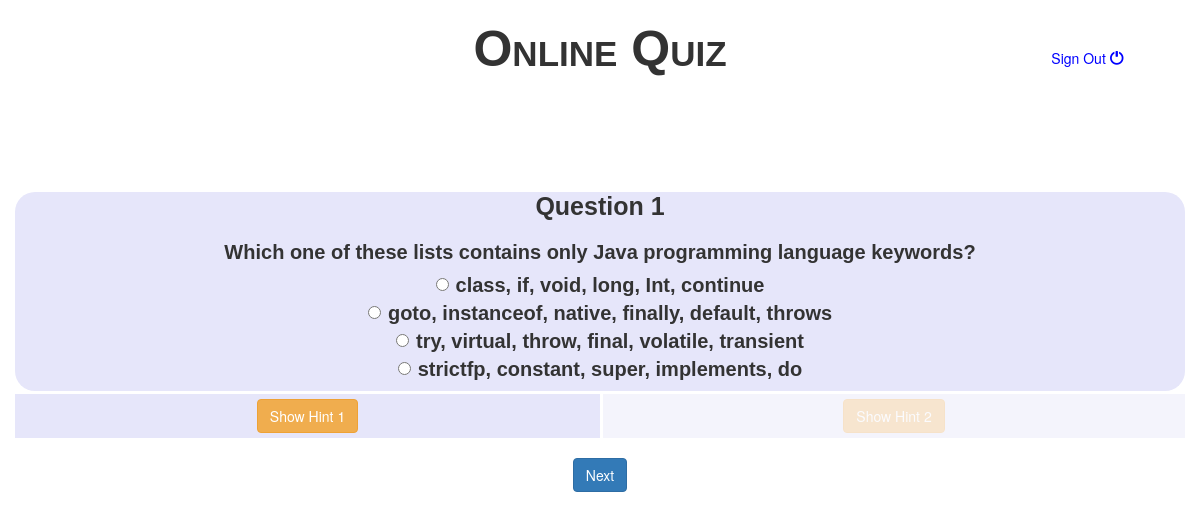
The app's page /hint1.php, older data.
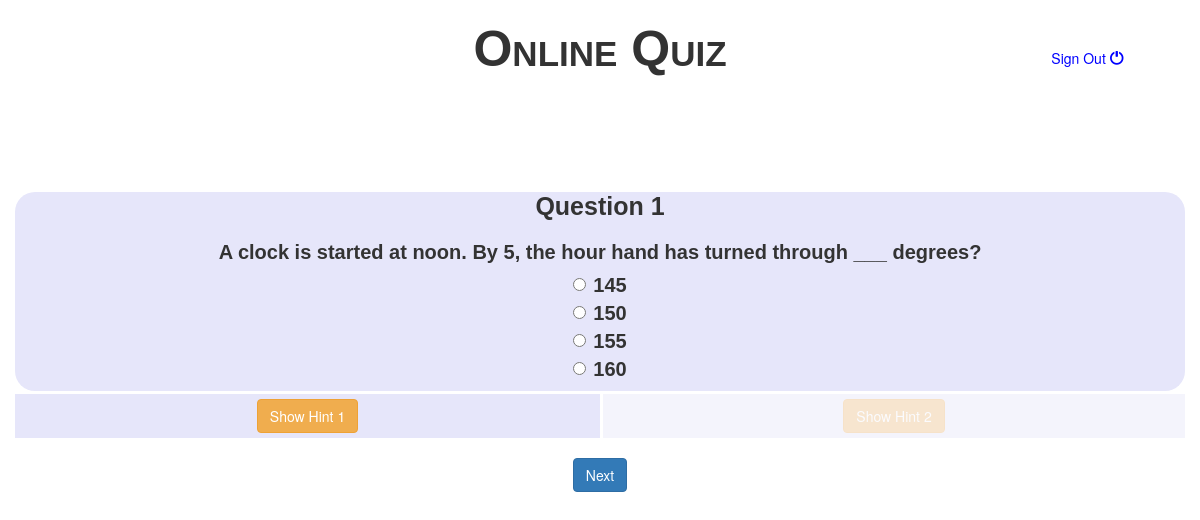
The same page, newer data.
### tables this page shows
CREATE TABLE `question_tbl` (
  `q_id` int(11) unsigned NOT NULL AUTO_INCREMENT,
  `q_desc` varchar(500) NOT NULL DEFAULT '',
  PRIMARY KEY (`q_id`)
);

CREATE TABLE `option_tbl` (
  `o_id` int(11) unsigned NOT NULL AUTO_INCREMENT,
  `o_desc` varchar(500) DEFAULT NULL,
  PRIMARY KEY (`o_id`)
);

### hint1.php (the view, shortened to what this page needs)
<!DOCTYPE html>
<html>
  <head>
    <link rel="stylesheet" href="http://maxcdn.bootstrapcdn.com/bootstrap/3.2.0/css/bootstrap.min.css">
    <link rel="stylesheet" href="local_style_sheet.css">
  </head>
  <body>
    <?php
      include 'config.php';
      $con=mysqli_connect(DB_SERVER,DB_USER,DB_PASSWORD,DB_NAME);
      if(isset($_POST['next']))
      {
         if($_POST['answer']==$_POST['radios'])
         {
            $db_q_score=1;
            if(!isset($_SESSION['score']))
            {
               $_SESSION['score'] = 1;
            }
            else
            {
               $_SESSION['score']++;
            }
         }
         else
         {
            $db_q_score=0;
         }
         $db_q_id = $_POST['qt_no'];
         $db_time_q_sec = $_POST['time_question'];
         $db_time_hint1_sec = $_POST['time_hint1'];
         $db_time_hint2_sec = $_POST['time_hint2'];
         $db_s_id = $_SESSION['s_id'];
         $question_series_number = $_SESSION['questions_answered'];
         $result = mysqli_query($con,"INSERT INTO metrics_tbl VALUES ($db_s_id, $db_q_id, 1, $db_q_score, '$db_time_q_sec', '$db_time_hint1_sec', '$db_time_hint2_sec', $question_series_number);");
         if(! $result )
         {
            die('Could not update data in metric_tbl. ' . mysql_error());
         }
         if($_SESSION['questions_answered']==$quantity)
         {
           mysqli_close();
           header('Location: /hint/user_demographic.php');
         }
         $q_no = $_SESSION['question_array'][$_SESSION['questions_answered']];
         $result = mysqli_query($con,"SELECT * from question_tbl where q_id=$q_no;");
         if(! $result )
         {
            die('Could not retrieve further questions ' . mysql_error());
         }
         $row = mysqli_fetch_array($result);
      }
      else
      {
         $result = mysqli_query($con,"SELECT q_id from question_tbl;");
         $numbers = array();
         while($row=mysqli_fetch_array($result))
         {
            $numbers[]=$row['q_id'];
         }
         $q_no = $_SESSION['question_array'][$_SESSION['questions_answered']];
         $result = mysqli_query($con,"SELECT q_desc from question_tbl where q_id = $q_no;");
         $row = mysqli_fetch_array($result);
      }
    ?>
    <div class="container" style="text-align:center;">
      <div class="row">
        <div class="col-sm-4 col-sm-offset-4"><br>
          <span id="heading">Online Quiz</span>
        </div>
        <div class="col-sm-2 col-sm-offset-2"><br><br>
          <h5>
            <a href="signout.php" title="Sign Out" style="color: blue"> Sign Out
              <span class="glyphicon glyphicon-off" aria-hidden="true"></span>
            </a>
          </h5>
        </div>
      </div>
      <form role="form" action="<?php $_PHP_SELF ?>" method="POST">
        <div class="row question-content">
          <div class="col-sm-12">
          <?php
            echo "<span class='question-font'>";
            echo "Question ";
            echo $_SESSION['questions_answered']+1;
            echo "</span>";
            echo "<br><br>";
            echo "<span class='question-desc-font'>";
            echo $row['q_desc'];
            echo "</span>";
            $result = mysqli_query($con,"select o.o_desc from question_tbl q inner join question_option_tbl qo on q.q_id=qo.q_id inner join option_tbl o on qo.o_id=o.o_id
                      where q.q_id=$q_no;");
            $id=1;
            while($row = mysqli_fetch_array($result))
            {
          ?>
              <div class="radio">
                <label>
                  <input type="radio" class="radio-font" name="radios" id="<?php echo "radios".$id;?>" value="<?php echo $row['o_desc'];?>">
                    <?php
                      echo '<span class="radio-font">';
                      echo $row['o_desc'];
                      echo '</span>';
                      $id++;
                    ?>
                </label>
              </div>
          <?php
            }
          ?>
          </div>
        </div>
        <div class="row" style="margin-top:3px;">
          <div class="col-sm-6 hint-content-1">
            <div id="btn1DIV">
              <button type="button" id="btn1" class="btn btn-warning">Show Hint 1</button>
            </div>
          </div>
          <div class="col-sm-6 hint-content-2">
            <div id="btn2DIV">
              <button type="button" id="btn2" class="btn btn-warning" disabled>Show Hint 2</button>
            </div>
          </div>
        </div>
        <br>
        <div class="row">
          <div class="col-sm-12">
            <button class="btn btn-primary" id="btn_next" name="next">Next</button>
          </div>
        </div>
      </form>
    </div>
  </body>
</html>

### local_style_sheet.css (style rules this page uses)
.question-content { border-radius: 20px; background-color:lavender; margin-top: 10%; }
.hint-content-1 { background-color: lavender; }
.hint-content-2 { background-color: lavender; opacity: 0.4; border-left: medium solid white; }
#hint1,#hint2,#btn1DIV,#btn2DIV { padding: 5px; }
@media (min-width: 769px) { #heading { font: small-caps bold 40px Arial; font-style:initial; } }
@media (min-width: 769px) { .question-font { font: bold 18px Arial; font-variant: initial; } }
@media (min-width: 769px) { .question-desc-font,.radio-font { font: bolder 16px Arial } }
@media (min-width: 992px) { #heading { font: small-caps bold 50px Arial; font-style:initial; } }
@media (min-width: 992px) { .question-font { font: bold 25px Arial; font-variant: initial; } }
@media (min-width: 992px) { .question-desc-font,.radio-font { font: bolder 20px Arial } }

Row changes from the older to the newer data that the page shows:
removed question_tbl: q_desc "Which one of these lists contains only Java programming language keywords?"
removed option_tbl: o_desc "class, if, void, long, Int, continue"
removed option_tbl: o_desc "goto, instanceof, native, finally, default, throws"
removed option_tbl: o_desc "try, virtual, throw, final, volatile, transient"
removed option_tbl: o_desc "strictfp, constant, super, implements, do"
added question_tbl: q_desc "A clock is started at noon. By 5, the hour hand has turned through ___ degrees?"
added option_tbl: o_desc "145"
added option_tbl: o_desc "150"
added option_tbl: o_desc "155"
added option_tbl: o_desc "160"
